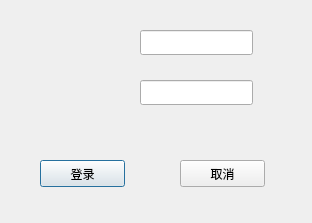
<?xml version="1.0" encoding="UTF-8"?>
<ui version="4.0">
 <class>Dialog</class>
 <widget class="QDialog" name="Dialog">
  <property name="geometry">
   <rect>
    <x>0</x>
    <y>0</y>
    <width>312</width>
    <height>223</height>
   </rect>
  </property>
  <property name="windowTitle">
   <string>Dialog</string>
  </property>
  <widget class="QPushButton" name="blogin">
   <property name="geometry">
    <rect>
     <x>40</x>
     <y>160</y>
     <width>85</width>
     <height>27</height>
    </rect>
   </property>
   <property name="text">
    <string>登录</string>
   </property>
  </widget>
  <widget class="QPushButton" name="bcancel">
   <property name="geometry">
    <rect>
     <x>180</x>
     <y>160</y>
     <width>85</width>
     <height>27</height>
    </rect>
   </property>
   <property name="text">
    <string>取消</string>
   </property>
  </widget>
  <widget class="QLineEdit" name="uname">
   <property name="geometry">
    <rect>
     <x>140</x>
     <y>30</y>
     <width>113</width>
     <height>25</height>
    </rect>
   </property>
  </widget>
  <widget class="QLineEdit" name="upasswd">
   <property name="geometry">
    <rect>
     <x>140</x>
     <y>80</y>
     <width>113</width>
     <height>25</height>
    </rect>
   </property>
   <property name="echoMode">
    <enum>QLineEdit::Password</enum>
   </property>
  </widget>
 </widget>
 <resources/>
 <connections/>
</ui>
